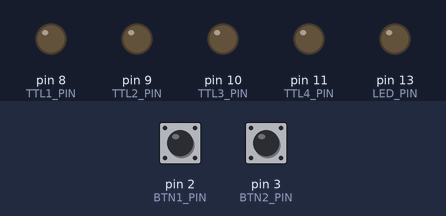
This sketch was run on a simulated Arduino Uno, built with avr-gcc and run on an emulated ATmega328P. Parts: output pins drawn as LEDs (lit = HIGH). The test bench sets the inputs (shaded band); at power-on: pin 3 (BTN2_PIN) HIGH, pin 2 (BTN1_PIN) HIGH.

Above: at 1.2 s.
1.3 s: pin 3 (BTN2_PIN) pulled LOW for 0.15 s
Timing chart, 0 to 4.3 s (numbered marks = the images above; inputs shaded):
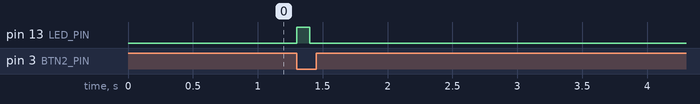

Measured:
- after the input at 1.3 s, pin 13 (LED_PIN): LOW → HIGH at once, → LOW 0.10 s later

The sketch:

simple_blocking_style_TTL_Trigger.ino
```cpp
//maximum precision and responsiveness, the next step is to use hardware timers on the Arduino.
//usually called:
//Timer/Counter with Output Compare
//Or simply hardware-timed pulse generation


// ---------- Pins ----------
const uint8_t BTN1_PIN = 2;    // Button 1: triggers 3 device pulses
const uint8_t BTN2_PIN = 3;    // Button 2: LED flash + 1 device pulse
const uint8_t TTL1_PIN = 8;    // Device 1
const uint8_t TTL2_PIN = 9;    // Device 2
const uint8_t TTL3_PIN = 10;   // Device 3
const uint8_t TTL4_PIN = 11;   // Device for Button 2
const uint8_t LED_PIN  = 13;   // LED

// ---------- Timing ----------
const unsigned int TTL_PULSE_US = 5000;  // TTL pulse width (µs)
const unsigned int LED_MS       = 100;   // LED on time (ms)

// ---------- Helpers ----------
inline void sendPulse(uint8_t pin, unsigned int width_us) {
  digitalWrite(pin, HIGH);
  delayMicroseconds(width_us);  // only place delay is actually needed
  digitalWrite(pin, LOW);
}

void setup() {
  pinMode(BTN1_PIN, INPUT_PULLUP);
  pinMode(BTN2_PIN, INPUT_PULLUP);

  pinMode(TTL1_PIN, OUTPUT);
  pinMode(TTL2_PIN, OUTPUT);
  pinMode(TTL3_PIN, OUTPUT);
  pinMode(TTL4_PIN, OUTPUT);
  pinMode(LED_PIN,  OUTPUT);

  digitalWrite(TTL1_PIN, LOW);
  digitalWrite(TTL2_PIN, LOW);
  digitalWrite(TTL3_PIN, LOW);
  digitalWrite(TTL4_PIN, LOW);
  digitalWrite(LED_PIN,  LOW);
}

void loop() {
  // --- Button 1: three device pulses, nearly simultaneous ---
  if (digitalRead(BTN1_PIN) == LOW) { // pressed
    // fire each device
    sendPulse(TTL1_PIN, TTL_PULSE_US);
    sendPulse(TTL2_PIN, TTL_PULSE_US);
    sendPulse(TTL3_PIN, TTL_PULSE_US);

    // Wait for release (prevents retrigger on hold)
    while (digitalRead(BTN1_PIN) == LOW) { }
    delay(20); // small debounce
  }

  // --- Button 2: LED flash (timed) + one device pulse ---
  if (digitalRead(BTN2_PIN) == LOW) {
    // start LED
    digitalWrite(LED_PIN, HIGH);
    unsigned long tStart = millis();

    // fire TTL
    sendPulse(TTL4_PIN, TTL_PULSE_US);

    // let LED run in background
    while (millis() - tStart < LED_MS) {
      // LED stays on; loop is blocked here briefly
    }
    digitalWrite(LED_PIN, LOW);

    // Wait for release (prevents retrigger on hold)
    while (digitalRead(BTN2_PIN) == LOW) { }
    delay(20);
  }
}
```
